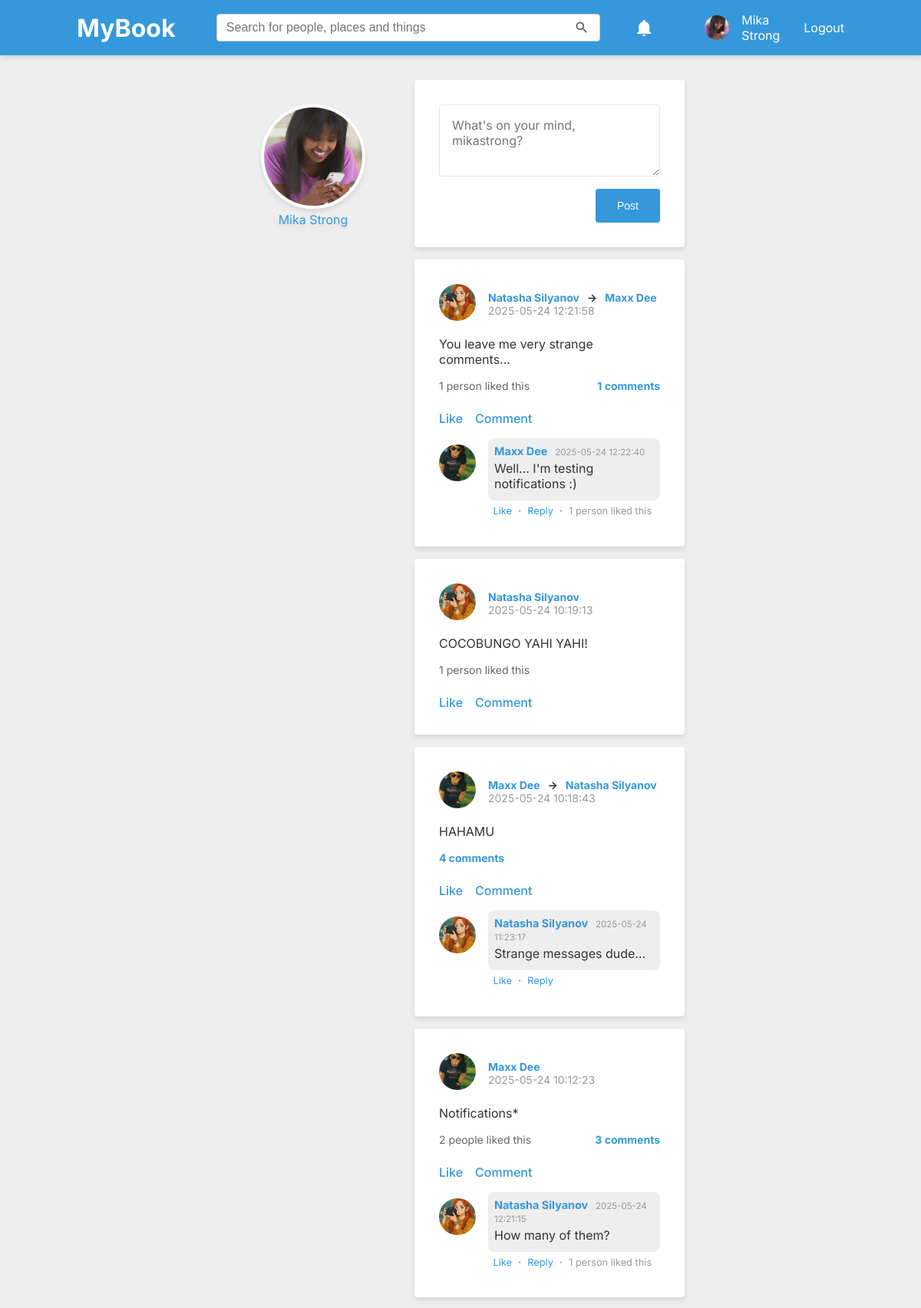
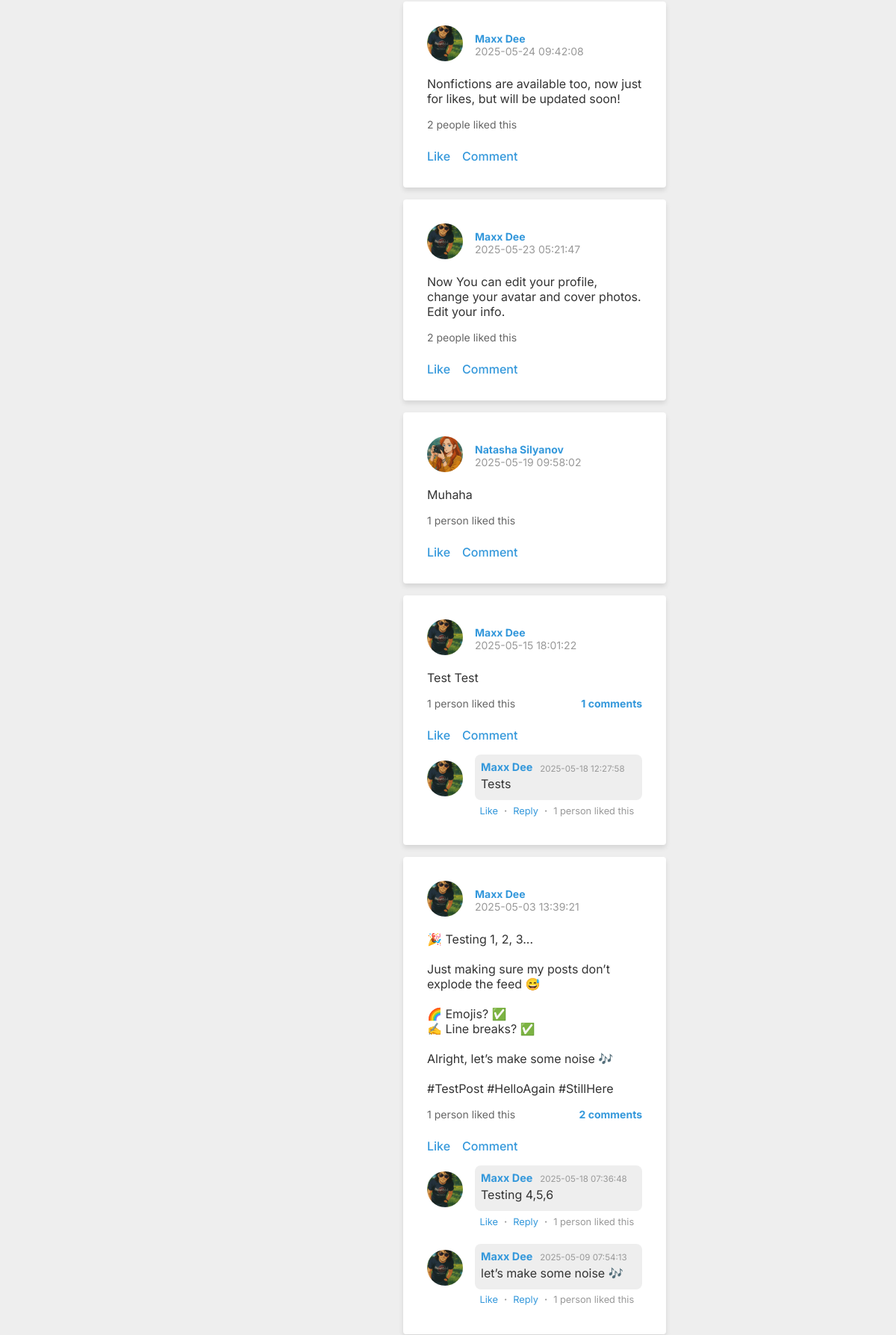
The app's page /pages/timeline.php (signed in, upper part) with its own data (2 pictures, top to bottom).
### tables this page shows
CREATE TABLE users (
    id INTEGER PRIMARY KEY AUTOINCREMENT,
    username TEXT NOT NULL UNIQUE,
    email TEXT NOT NULL UNIQUE,
    password TEXT NOT NULL,
    created_at DATETIME DEFAULT CURRENT_TIMESTAMP
, avatar TEXT, cover TEXT, gender TEXT, display_name TEXT, about_me TEXT, location VARCHAR);

CREATE TABLE posts (
    id INTEGER PRIMARY KEY AUTOINCREMENT,
    user_id INTEGER NOT NULL,
    content TEXT NOT NULL,
    created_at DATETIME DEFAULT CURRENT_TIMESTAMP
, recipient_id INTEGER);

CREATE TABLE comments (
    id INTEGER PRIMARY KEY AUTOINCREMENT,
    post_id INTEGER NOT NULL,
    user_id INTEGER NOT NULL,
    content TEXT NOT NULL,
    created_at DATETIME DEFAULT CURRENT_TIMESTAMP
, parent_id INTEGER DEFAULT NULL);

### config.php (called while the page is built)
<?php
$host = $_SERVER['HTTP_HOST'];
$port = $_SERVER['SERVER_PORT'];
if ($host === 'localhost' && $port === '80') {
    $BASE_URL = '/mybook';
} else {
    $BASE_URL = '';
}

### includes/classes/UserManager.php (called while the page is built, shortened)
<?php
class UserManager
{
    private PDO $pdo;
    public function __construct(PDO $pdo)
    {
        $this->pdo = $pdo;
    }
    public function getUserByUsername(string $username): ?array
    {
        $stmt = $this->pdo->prepare(
            "SELECT *
                    FROM users
                    WHERE username = :username"
        );
        $stmt->execute(['username' => $username]);
        $user = $stmt->fetch(PDO::FETCH_ASSOC);
        return $user ?: null;
    }
    public function getUserByUserId(string $user_id): ?array
    {
        $stmt = $this->pdo->prepare(
            "SELECT *
                    FROM users
                    WHERE id = :user_id"
        );
        $stmt->execute(['user_id' => $user_id]);
        $user = $stmt->fetch(PDO::FETCH_ASSOC);
        return $user ?: null;
    }
}

### includes/classes/NotificationsRenderer.php (called while the page is built)
<?php
class NotificationsRenderer
{
    private PDO $pdo;
    public function __construct(PDO $pdo)
    {
        $this->pdo = $pdo;
    }
    public function renderDropdown(array $notifications): string
    {
        $html = '<ul>';
        foreach ($notifications as $notification) {
            $html .= $this->renderItem($notification);
        }
        $html .= '</ul>';
        return $html;
    }
    public function renderItem(array $notification): string
    {
        $userManager = new UserManager($this->pdo);
        $actorId = $notification['actor_id'] ?? null;
        if ($actorId) {
            $actor = $userManager->getUserByUserId($actorId);
        } else {
            $actor = [
                'display_name' => 'System',
                'avatar' => '/assets/img/default-avatar.png'
            ];
        }
        $when = timeAgoShort($notification['created_at']);
        return '<li class="notification-item">
                    <a href="' . $notification['link'] . '" class="' . ($notification['is_read'] ? '' : 'new') . '">
                        <img src="' . $actor['avatar'] . '" alt="Profile" class="avatar-small">
                        <div>
                            <span class="notification-text">' . $notification['content'] . '</span>
                            <span class="post-date">' . $when . '</span>
                        </div>
                    </a>
                </li>';
    }
}

### includes/classes/NotificationsManager.php (called while the page is built, shortened)
<?php
class NotificationsManager
{
    public  function getAllByUser(PDO $pdo, int $user_id): ?array
    {
        $stmt = $pdo->prepare(
            "SELECT *
                    FROM notifications
                    WHERE user_id = :user_id
                    ORDER BY created_at DESC"
        );
        $stmt->execute(['user_id' => $user_id]);
        $notifications = $stmt->fetchAll(PDO::FETCH_ASSOC);
        return $notifications ?: null;
    }
}

### includes/autoloader.php (called while the page is built, shortened)
<?php
spl_autoload_register(function ($class) {
    $classPath = __DIR__ . '/classes/' . $class . '.php';
});

### includes/classes/PostManager.php (called while the page is built, shortened)
<?php
class PostManager
{
    private $pdo;
    public function __construct($pdo)
    {
        $this->pdo = $pdo;
    }
    public function fetchPost($post_id)
    {
        $stmt = $this->pdo->prepare(
            'SELECT
            posts.*,
            users.display_name,
            users.username,
            users.avatar,
            recipient.display_name AS recipient_name,
            recipient.username AS recipient_username
         FROM posts
         JOIN users ON posts.user_id = users.id
         LEFT JOIN users AS recipient ON posts.recipient_id = recipient.id
         WHERE posts.id = :post_id
         LIMIT 1'
        );
        $stmt->execute(['post_id' => $post_id]);
        return $stmt->fetch(PDO::FETCH_ASSOC);
    }
    public function countComments($post_id)
    {
        $stmt = $this->pdo->prepare(
            'SELECT COUNT(*) AS comment_count
             FROM comments
             WHERE post_id = :post_id'
        );
        $stmt->execute(['post_id' => $post_id]);
        $result = $stmt->fetch(PDO::FETCH_ASSOC);
        return $result['comment_count'] ?? 0;
    }
    public function countCommentLikes($comment_id)
    {
        $stmt = $this->pdo->prepare(
            'SELECT COUNT(*) AS comment_likes
             FROM likes
             WHERE comment_id = :comment_id;'
        );
        $stmt->execute(['comment_id' => $comment_id]);
        $result = $stmt->fetch(PDO::FETCH_ASSOC);
        return $result['comment_likes'] ?? 0;
    }
    public function existingLike($user_id, $post_id = null, $comment_id = null)
    {
        if ($comment_id) {
            $query =    'SELECT id
                         FROM likes
                         WHERE comment_id = :comment_id
                           AND user_id = :user_id
            ';
            $params = ['comment_id' => $comment_id, 'user_id' => $user_id];
        } elseif ($post_id) {
            $query = 'SELECT id
                      FROM likes
                      WHERE post_id = :post_id
                        AND user_id = :user_id
            ';
            $params = ['post_id' => $post_id, 'user_id' => $user_id];
        } else {
            throw new InvalidArgumentException('Either post_id or comment_id must be provided.');
        }
        $stmt = $this->pdo->prepare($query);
        $stmt->execute($params);
        return $stmt->fetch(PDO::FETCH_ASSOC);
    }
    public function fetchRecentComments(PDO $pdo, int $postId, int $numComments)
    {
        $stmt = $pdo->prepare(
            "SELECT c.*, u.username, u.display_name, u.avatar
                    FROM comments c
                    JOIN users u ON c.user_id = u.id
                    WHERE c.post_id = :post_id
                        AND c.parent_id IS NULL
                    ORDER BY c.created_at DESC
                    LIMIT :numComments
            "
        );
        $stmt->execute(['post_id' => $postId, 'numComments' => $numComments]);
        $latestComments = $stmt->fetchAll(PDO::FETCH_ASSOC);
        return $latestComments ?: null;
    }
}

### includes/functions/util.php (called while the page is built, shortened)
<?php
function escapeOutput(string $string): string
{
    $safeString = str_replace(['<', '>', '&'], ['&lt;', '&gt;', '&amp;'], $string);
    return nl2br($safeString);
}

### includes/classes/PostRenderer.php (the view, shortened to what this page needs)
<?php
class PostRenderer
{
    private $postId;
    private $pdo;
    private $postManager;
    private $baseUrl;
    private $post;
    private $comments;
    private $latestComments;
    private $commentCount;
    private $likeCount;
    public function __construct($postId, $pdo)
    {
        global $BASE_URL;
        $this->postId = $postId;
        $this->baseUrl = $BASE_URL;
        $this->pdo = $pdo;
        $this->postManager = new PostManager($pdo);
        $this->loadPostData();
    }
    private function loadPostData()
    {
        $this->post = $this->postManager->fetchPost($this->postId);
        $this->comments = $this->postManager->fetchComments($this->postId);
        $this->latestComments = $this->postManager->fetchRecentComments($this->pdo, $this->postId, numComments: 2);
        $this->commentCount = $this->postManager->countComments($this->postId);
        $this->likeCount = $this->postManager->countLikes($this->postId);
    }
    private function renderHeader()
    {
        echo '
        <div class="post-header">
            <a href="' . $this->baseUrl . '/pages/profile.php?u=' . $this->post['username'] . '">
                <img src="' . $this->baseUrl . $this->post['avatar'] . '" alt="' . $this->post['username'] . '">
            </a>
            <div class="post-user-info">
                <strong>
                    <a href="' . $this->baseUrl . '/pages/profile.php?u=' . $this->post['username'] . '">
                        ' . $this->post['display_name'] . '
                    </a>
        ';
        if (isset($this->post['recipient_username'])) {
            echo '
                &nbsp;&nbsp;->&nbsp;&nbsp;
                    <a href="' . $this->baseUrl . '/pages/profile.php?u=' . $this->post['recipient_username'] . '">
                        ' . $this->post['recipient_name'] . '
                    </a>
            ';
        }
        echo '</strong>';
        echo '
                <span class="post-date">' . $this->post['created_at'] . '</span>
            </div>
        </div>
        ';
    }
    private function renderContent()
    {
        echo '
            <p class="post-content">
            ' . escapeOutput($this->post['content']) . '
            </p>
        ';
    }
    private function renderCommentActions()
    {
        echo '<div class="post-actions">';
        $this->renderLikeForm();
        echo '<a href="#" class="comment-toggle">Comment</a>';
        echo '</div>';
    }
    private function renderLikeForm($commentLikeMode = null, $comment_id = null)
    {
        $loggedInUserId = $_SESSION['user_id'];
        $postId = (int) $this->postId;
        if (!$comment_id) {
            echo '
            <div class="post-like">
            <a href="#" data-post-id="' . $postId . '" class="like-link post-like">
            ';
            $existingLike = $this->postManager->existingLike($loggedInUserId, $postId);
        } else {
            echo '
            <div class="comment-like">
            <a href="#" data-comment-id="' . $comment_id . '" class="like-link comment-like">
            ';
            $existingLike = $this->postManager->existingLike($loggedInUserId, null, $comment_id);
        }
        echo $existingLike ? 'Unlike' : 'Like';
        echo '</a>';
        echo '</div>';
    }
    private function renderCommentAvatar($comment)
    {
        echo '
            <div class="comment-avatar">
                <a href="' . $this->baseUrl . '/pages/profile.php?u=' . $comment['username'] . '">
                    <img class="avatar" src="' . $this->baseUrl . $comment['avatar'] . '" alt="' . $comment['username'] . '">
                </a>
            </div>
        ';
    }
    private function renderCommentHeader($comment)
    {
        echo '
            <div class="comment-header">
                <a href="' . $this->baseUrl . '/pages/profile.php?u=' . $comment['username'] . '">
                    <strong class="username">' . $comment['display_name'] . '</strong>
                </a>
                <span class="comment-time">' . $comment['created_at'] . '</span>
            </div>
        ';
    }
    private function renderCommentText($comment)
    {
        echo '
            <p class="comment-text">
                ' . escapeOutput($comment['content'])  . '
            </p>
        ';
    }
    private function renderReplyActions($comment_id)
    {
        $likesCount = $this->postManager->countCommentLikes($comment_id);
        echo '<div class="comment-actions">';
        $this->renderLikeForm(true, $comment_id);
        echo '<span class="dot-separator">·</span>';
        echo '<a href="#" class="reply-toggle">Reply</a>';
        if ($likesCount > 0) {
            echo '<span class="dot-separator">·</span>';
        }
        echo '</div>';
    }
    private function renderComment($comment, $showReplies)
    {
        echo '<div class="comment">';
        $this->renderCommentAvatar($comment);
        echo '<div class="comment-body"><div class="comment-wrapper">';
        $this->renderCommentHeader($comment);
        $this->renderCommentText($comment);
        echo '</div>';
        $this->renderReplyActions($comment['id']);
        echo '</div>';
        echo '</div>';
    }
    private function renderCommentsCountLink()
    {
        $commentCount = $this->commentCount;
        if ($commentCount > 0) {
            echo '<div class="comments-count">';
            echo '<a href="' . $this->baseUrl . '/pages/post.php?id=' . $this->postId . '">';
            echo $commentCount . ' comments';
            echo '</a>';
            echo '</div>';
        }
    }
    private function renderLikesCount($likeCount = 0)
    {
        if ($likeCount > 0) {
            echo '<div class="likes">';
            if ($likeCount > 1) {
                echo $likeCount . ' people liked this';
            } else {
                echo $likeCount . ' person liked this';
            }
            echo '</div>';
        }
    }
    private function renderLikesAndComments()
    {
        echo '<div class="post-likes-comments">';
        $this->renderLikesCount($this->likeCount);
        $this->renderCommentsCountLink();
        echo '</div>';
    }
    private function renderComments($showReplies, $mode = 'full'): void
    {
        $commentsToRender = [];
        if ($mode === 'full') {
            $commentsToRender = $this->comments;
        } elseif ($mode === 'timeline' || $mode === 'profile') {
            $commentsToRender = $this->latestComments;
        }
        if (!empty($commentsToRender)) {
            foreach ($commentsToRender as $comment) {
                $this->renderComment($comment, $showReplies);
            }
        }
    }
    public function render($showReplies = true, $mode = "full")
    {
        echo '<div class="post">';
        $this->renderHeader();
        $this->renderContent();
        $this->renderLikesAndComments();
        $this->renderCommentActions();
        $this->renderComments($showReplies, $mode);
        echo '</div>';
    }
}

### includes/modules/user-avatar.php
<div class="avatar">
    <a href="<?= $BASE_URL ?>/pages/profile.php?u=<?= $user["username"] ?>">
        <img src="<?= $BASE_URL ?><?= $user['avatar'] ?>" alt="Profile" class="avatar-small">
        <span class="username"><?= $user["display_name"] ?></span>
    </a>
    <?php include_once __DIR__ . '/user-logout.php'; ?>
</div>

### includes/modules/profile-box.php
<div class="sidebar-box--nobg text-center">
    <a href="<?= $BASE_URL ?>/pages/profile.php" class="profile-link">
        <img src="<?= $profilePicUrl ?>" alt="<?= $display_name ?>" class="avatar-large shadow border">
        <p class="username text-shadow" aria-current="page"><?= $display_name ?></p>
    </a>
</div>

### includes/modules/status-box.php (shortened to what this page needs)
<div class="status-box">
    <form method="post" action="<?= $BASE_URL ?>/actions/posts/post-process.php">
        <?php if ($user['id'] == $profile['id']): ?>
            <input type="hidden" name="user_id" value="<?= $user['id'] ?>"><textarea
                name="content"
                placeholder="What's on your mind, <?= $user["username"] ?>?"
                rows="3"></textarea>
        <?php endif; ?>
        <button class="primary">Post</button>
    </form>
</div>

### includes/modules/timeline-posts.php (shortened to what this page needs)
<?php
$pdo = getDBConnection();
$profileId = $profile['id'];
$stmt = $pdo->prepare(
    'SELECT posts.*, users.display_name, users.username, users.avatar
     FROM posts
     JOIN users ON posts.user_id = users.id
     LEFT JOIN friends ON (
        (friends.user_id = :id AND friends.friend_id = users.id) OR
        (friends.friend_id = :id AND friends.user_id = users.id)
     )
     WHERE
        posts.recipient_id = :id
        OR (posts.recipient_id IS NULL AND posts.user_id = :id)
        OR (friends.status IN (\'pending\', \'accepted\', \'stalker\'))
     ORDER BY posts.created_at DESC'
);
$stmt->execute(['id' => $profileId]);
$posts = $stmt->fetchAll(PDO::FETCH_ASSOC);
foreach ($posts as $post) {
    $postRenderer = new PostRenderer(
        $post['id'],
        $pdo
    );
    $postRenderer->render(showReplies: false, mode: "timeline");
}
?>

### records on screen
users: avatar (picture), display_name "Mika Strong", content "What's on your mind, mikastrong?"
posts: post "Natasha Silyanov", post "Maxx Dee", created_at "2025-05-24 12:21:58", content "You leave me very strange comments...", commentCount "1"
comments: user.avatar (picture), user.display_name "Maxx Dee", created_at "2025-05-24 12:22:40", content "Well... I'm testing notifications :)"
posts: post "Natasha Silyanov", created_at "2025-05-24 10:19:13", content "COCOBUNGO YAHI YAHI!"
posts: post "Maxx Dee", post "Natasha Silyanov", created_at "2025-05-24 10:18:43", content "HAHAMU", commentCount "4"
comments: user.avatar (placeholder picture), user.display_name "Natasha Silyanov", created_at "2025-05-24 11:23:17", content "Strange messages dude..."
posts: post "Maxx Dee", created_at "2025-05-24 10:12:23", content "Notifications*", commentCount "3"
comments: user.avatar (placeholder picture), user.display_name "Natasha Silyanov", created_at "2025-05-24 12:21:15", content "How many of them?"
posts: post "Maxx Dee", created_at "2025-05-24 09:42:08", content "Nonfictions are available too, now just for likes, but will be updated soon!"
posts: post "Maxx Dee", created_at "2025-05-23 05:21:47", content "Now You can edit your profile, change your avatar and cover photos. Edit your info."
posts: post "Natasha Silyanov", created_at "2025-05-19 09:58:02", content "Muhaha"
posts: post "Maxx Dee", created_at "2025-05-15 18:01:22", content "Test Test", commentCount "1"
comments: user.avatar (picture), user.display_name "Maxx Dee", created_at "2025-05-18 12:27:58", content "Tests"
posts: post "Maxx Dee", created_at "2025-05-03 13:39:21", content "🎉 Testing 1, 2, 3... Just making sure my posts don’t explode the feed 😅 🌈 Emojis? ✅ ✍️ Line breaks? ✅ Alright, let’s make some noise 🎶 #TestPost #HelloAgain #StillHere", commentCount "2"
comments: user.avatar (picture), user.display_name "Maxx Dee", created_at "2025-05-18 07:36:48", content "Testing 4,5,6"
comments: user.avatar (picture), user.display_name "Maxx Dee", created_at "2025-05-09 07:54:13", content "let’s make some noise 🎶"
